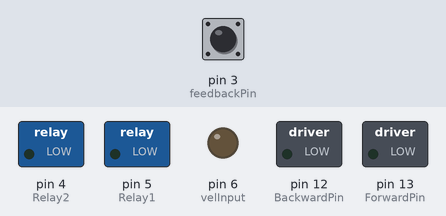
A sketch run on a simulated Arduino Uno, built with avr-gcc and run on an emulated ATmega328P. Shown: switched loads named in the sketch (green lamp = pin HIGH), output pins drawn as LEDs (lit = HIGH). The test bench sets the inputs (shaded band); at power-on: pin 3 (feedbackPin) LOW.

Above: at 0.1 s.
At 1.2 s:
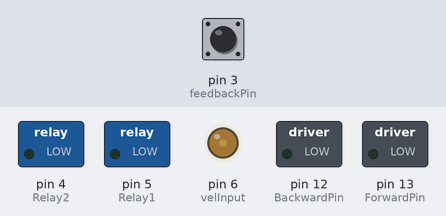
1.3 s: pin 3 (feedbackPin) pulsed HIGH 2 times (0.12 s each, 0.3 s apart)
At 1.7 s:
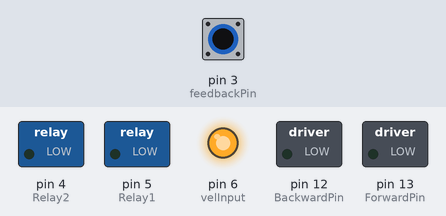
Timing chart, 0 to 4.3 s (numbered marks = the images above; inputs shaded):
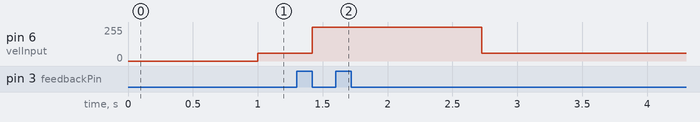

Measured:
- after the input at 1.3 s, pin 6 (velInput): 60/255 → 255/255 after 0.12 s, → 60/255 1.3 s later

The sketch:

car_control.ino
```cpp
#include <PID_v1.h>
#include <Stepper.h>

#define STEPPER_PIN_1 8
#define STEPPER_PIN_2 9
#define STEPPER_PIN_3 10
#define STEPPER_PIN_4 11

// Define PID constants
double setpoint = 0;
double input, output;
double kp = 10.0;  // Proportional gain
double ki = 0.1;   // Integral gain
double kd = 0.5;   // Derivative gain

const int velInput = 6;
const int feedbackPin = 3;
const int Relay1 = 5;
const int Relay2 = 4;
const int stepsPerRev = 3200;  //steps per half revolution
const int ForwardPin = 13;
const int BackwardPin = 12;
int signalReceived;
float stepsPerMin = 0.08267717;
int samplingtime = 1;


PID myPID(&input, &output, &setpoint, kp, ki, kd, DIRECT);
Stepper stepper(stepsPerRev, STEPPER_PIN_1, STEPPER_PIN_2, STEPPER_PIN_3, STEPPER_PIN_4);


void setup() {
  pinMode(Relay1, OUTPUT);
  pinMode(Relay2, OUTPUT);
  pinMode(velInput, OUTPUT);
  pinMode(ForwardPin, OUTPUT);
  pinMode(BackwardPin, OUTPUT);
  pinMode(feedbackPin, INPUT);
  analogWrite(ForwardPin, 0);
  analogWrite(BackwardPin, 0);


  myPID.SetMode(AUTOMATIC);
  myPID.SetOutputLimits(0, 21);  // Set the output limits (adjust as needed)

  Serial.begin(115200);
  Serial.setTimeout(1);

  //while (Serial.available() < sizeof(int8_t)){
  //delay(900);
  //}
  //Serial.readBytes((char*)&samplingtime, sizeof(int8_t));

  stepper.setSpeed(1);  // Adjust the speed as needed with maximum allowable speed 150 rpm
}

// Read the binary data into variables
float velocity = 0.0;
int32_t steps = 0;
uint8_t brakingSignal = 1;
void loop() {


if (Serial.available() >= sizeof(float) + sizeof(int32_t)) {


  Serial.readBytes((char*)&velocity, sizeof(float));
  Serial.readBytes((char*)&steps, sizeof(int32_t));
  //Serial.readBytes((char*)&brakingSignal, sizeof(uint8_t));


  Serial.print("Velocity: ");
  Serial.println(velocity);
  Serial.print("Steps: ");
  Serial.println(steps);
  //Serial.print("Braking Signal: ");
  //Serial.println(brakingSignal);


  processVelocity(velocity);
  steering(steps);

/*  if (brakingSignal > 0) {
    switch (brakingSignal) {
      case 1:
        brakeInitiation(1000);
        brakePause();
        delay(2000);
        brakeRelease(1000);
        brakePause();
        break;
      case 2:
        brakeInitiation(1750);
        brakePause();
        delay(4000);
        brakeRelease(1500);
        brakePause();
        break;
      default:
        brakePause();
        break;
    }
  }*/

  }

  else{
    processVelocity(velocity);

  }


}


void steering(int32_t steps) {
  Serial.println(steps);
  int speedo = ceil((stepsPerMin / samplingtime) * abs(steps));  // Convert steps per min to rpm
  stepper.setSpeed(speedo);
  stepper.step(steps);
}


void processVelocity(float velocity) {

  if (velocity > 0) {
    //Serial.println(velocity);
    analogWrite(ForwardPin, 255);


  } else if (velocity < 0) {
    analogWrite(BackwardPin, 255);


    velocity = abs(velocity);


  } else {
    analogWrite(ForwardPin, 0);
    analogWrite(BackwardPin, 0);
  }

  int feedbackDuration = pulseIn(feedbackPin, HIGH);

  float feedbackFrequency = 1.0 / (feedbackDuration * 0.000001);
  int CarSpeed = (feedbackFrequency / 20);
  //int CarSpeed = 0;
  //Serial.println(CarSpeed);
  //Serial.println(velocity);


  input = CarSpeed;
  setpoint = velocity;

  myPID.Compute();  // Calculate the PID output

  // Map the output value to the 0-255 range for analogWrite
  int mappedOutput = map(output, 0, 21, 60, 255);
  analogWrite(velInput, mappedOutput);

  delay(5);
}

/*
void brakeInitiation(int duration) {
  digitalWrite(Relay1, LOW);
  digitalWrite(Relay2, HIGH);
  stopMotor();
  delay(duration);
}

void brakeRelease(int duration) {
  digitalWrite(Relay1, HIGH);
  digitalWrite(Relay2, LOW);
  stopMotor();
  delay(duration);
}

void brakePause() {
  digitalWrite(Relay1, LOW);
  digitalWrite(Relay2, LOW);
}

void stopMotor() {
  delay(500);
  analogWrite(velInput, 0);
  delay(500);
}*/
```
